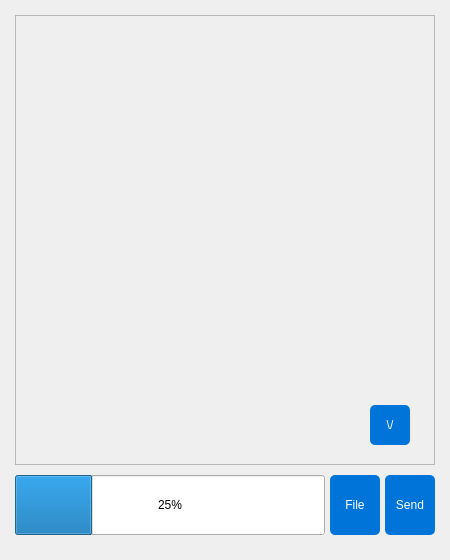
<?xml version="1.0" encoding="UTF-8"?>
<ui version="4.0">
 <class>TChatWindow</class>
 <widget class="QMainWindow" name="TChatWindow">
  <property name="geometry">
   <rect>
    <x>0</x>
    <y>0</y>
    <width>450</width>
    <height>560</height>
   </rect>
  </property>
  <property name="windowTitle">
   <string>Общий чат</string>
  </property>
  <widget class="QWidget" name="centralwidget">
   <widget class="QPushButton" name="pushButtonSend">
    <property name="geometry">
     <rect>
      <x>385</x>
      <y>475</y>
      <width>50</width>
      <height>60</height>
     </rect>
    </property>
    <property name="styleSheet">
     <string notr="true">QPushButton {
    background-color: #0074D9;
    color: #fff;
    border-radius: 5px;
    padding: 5px 10px;
}

QPushButton:hover {
    background-color: #0063B1;
}

QPushButton:pressed {
    background-color: #005190;
}
</string>
    </property>
    <property name="text">
     <string>Send</string>
    </property>
   </widget>
   <widget class="QScrollArea" name="scrollArea">
    <property name="geometry">
     <rect>
      <x>15</x>
      <y>15</y>
      <width>420</width>
      <height>450</height>
     </rect>
    </property>
    <property name="widgetResizable">
     <bool>true</bool>
    </property>
    <widget class="QWidget" name="scrollAreaWidgetContents">
     <property name="geometry">
      <rect>
       <x>0</x>
       <y>0</y>
       <width>418</width>
       <height>448</height>
      </rect>
     </property>
     <layout class="QVBoxLayout" name="verticalLayout">
      <item>
       <spacer name="verticalSpacer">
        <property name="orientation">
         <enum>Qt::Vertical</enum>
        </property>
        <property name="sizeHint" stdset="0">
         <size>
          <width>20</width>
          <height>40</height>
         </size>
        </property>
       </spacer>
      </item>
     </layout>
    </widget>
   </widget>
   <widget class="QPushButton" name="pushButtonToBottom">
    <property name="geometry">
     <rect>
      <x>370</x>
      <y>405</y>
      <width>40</width>
      <height>40</height>
     </rect>
    </property>
    <property name="styleSheet">
     <string notr="true">QPushButton {
    background-color: #0074D9;
    color: #fff;
    border-radius: 5px;
    padding: 5px 10px;
}

QPushButton:hover {
    background-color: #0063B1;
}

QPushButton:pressed {
    background-color: #005190;
}
</string>
    </property>
    <property name="text">
     <string>\/</string>
    </property>
   </widget>
   <widget class="QPushButton" name="pushButton">
    <property name="geometry">
     <rect>
      <x>330</x>
      <y>475</y>
      <width>50</width>
      <height>60</height>
     </rect>
    </property>
    <property name="styleSheet">
     <string notr="true">QPushButton {
    background-color: #0074D9;
    color: #fff;
    border-radius: 5px;
    padding: 5px 10px;
}

QPushButton:hover {
    background-color: #0063B1;
}

QPushButton:pressed {
    background-color: #005190;
}
</string>
    </property>
    <property name="text">
     <string>File</string>
    </property>
   </widget>
   <widget class="QPlainTextEdit" name="lineEditFake">
    <property name="enabled">
     <bool>true</bool>
    </property>
    <property name="geometry">
     <rect>
      <x>15</x>
      <y>475</y>
      <width>310</width>
      <height>60</height>
     </rect>
    </property>
    <property name="styleSheet">
     <string notr="true">border: 1px solid #0077FF;
border-radius: 10px;
padding: 5px 10px;
background-color: #F6F7FF;
color: #333;</string>
    </property>
   </widget>
   <widget class="QProgressBar" name="progressBar">
    <property name="geometry">
     <rect>
      <x>15</x>
      <y>475</y>
      <width>310</width>
      <height>60</height>
     </rect>
    </property>
    <property name="styleSheet">
     <string notr="true">    
QProgressBar {
                    border: 2px solid #007fff;
                    border-radius: 10px;
                    background-color: white;
					background-color: rgb(0, 170, 255);
    				color: white;
					text-align: center;
                   }
QProgressBar::chunk {
                    width: 20px;
					background-color: #007fff;
    				color: white;
					text-align: center;
                   };</string>
    </property>
    <property name="value">
     <number>25</number>
    </property>
   </widget>
   <zorder>lineEditFake</zorder>
   <zorder>pushButtonSend</zorder>
   <zorder>scrollArea</zorder>
   <zorder>pushButtonToBottom</zorder>
   <zorder>pushButton</zorder>
   <zorder>progressBar</zorder>
  </widget>
 </widget>
 <resources/>
 <connections/>
</ui>
